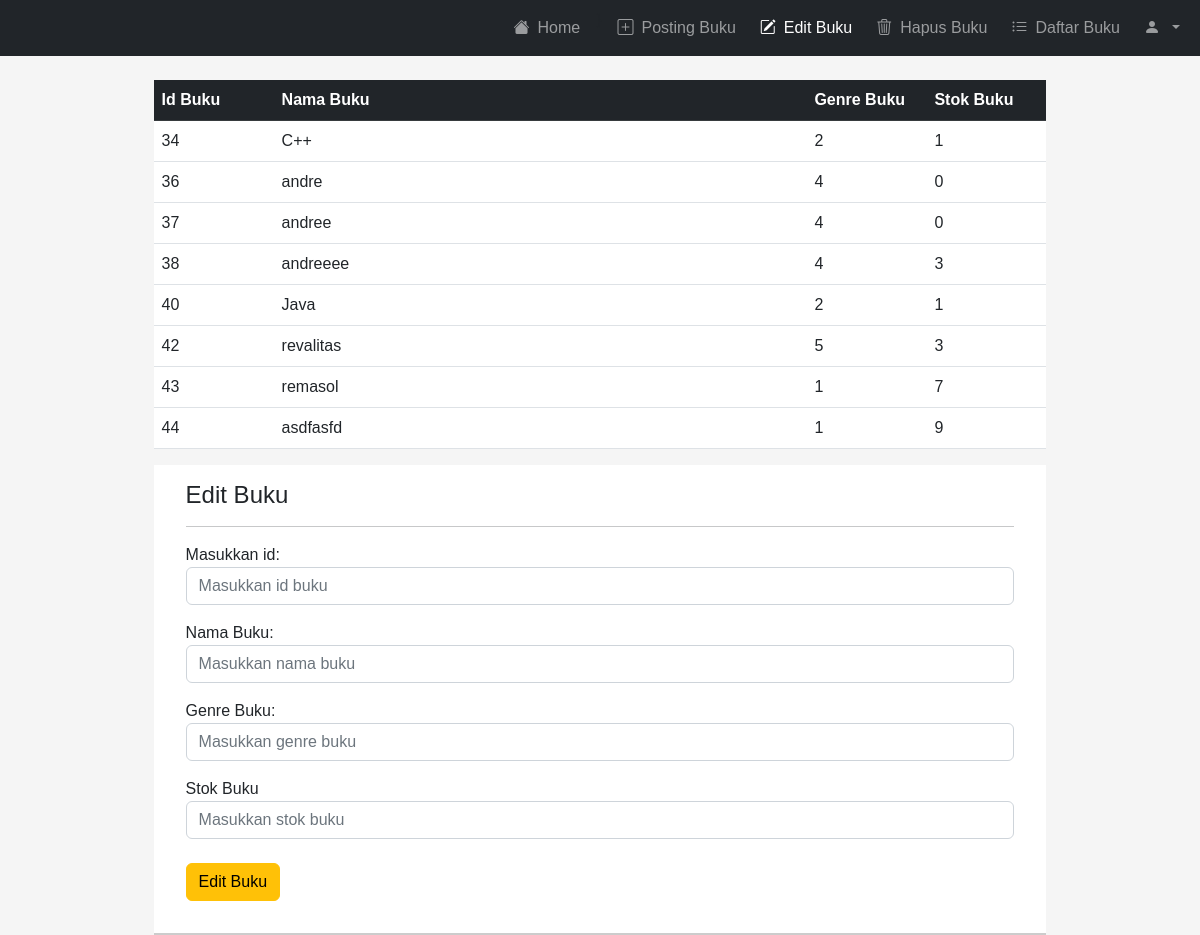
/editbuku.php (signed in), run on the app's committed database.
### tables this page shows
CREATE TABLE `buku` (
  `id_buku` int(7) NOT NULL,
  `nama_buku` varchar(255) NOT NULL,
  `genre_buku` int(7) NOT NULL,
  `stok_buku` int(7) NOT NULL DEFAULT 0
);

### editbuku.php (the view, shortened to what this page needs)
<!DOCTYPE html>
<html>
<head>
	<link rel="stylesheet" type="text/css" href="style.css">
	<link rel="stylesheet" href="	https://cdn.jsdelivr.net/npm/bootstrap@5.2.0-beta1/dist/css/bootstrap.min.css">
	<link rel="stylesheet" href="https://cdn.jsdelivr.net/npm/bootstrap-icons@1.8.3/font/bootstrap-icons.css">
</head>
<body>
<nav class="navbar navbar-expand-lg navbar-dark bg-dark">
  <div class="container-fluid">
      <ul class="navbar-nav ms-md-auto gap-2">
        <li class="nav-item rounded">
          <a class="nav-link" aria-current="page" href="beranda.php"><i class="bi bi-house-fill me-2"></i>Home</a>
        </li>
				<?php
					$level = $_SESSION['level'] ==  'admin';
					if($level){
					  ?>
					<li class="nav-item rounded">
        	  <a class="nav-link" href="postingbuku.php"><i class="bi bi-plus-square me-2"></i>Posting Buku</a>
        	</li>
        	<li class="nav-item rounded">
        	  <a class="nav-link active" href="editbuku.php"><i class="bi bi-pencil-square me-2"></i>Edit Buku</a>
        	</li>
					<li class="nav-item rounded">
        	  <a class="nav-link" href="hapusbuku.php"><i class="bi bi-trash3 me-2"></i>Hapus Buku</a>
        	</li>
				<?php
					}
				?>
				<li class="nav-item rounded">
          <a class="nav-link" href="daftarbuku.php"><i class="bi bi-list-ul me-2"></i>Daftar Buku</a>
        </li>
        <li class="nav-item dropdown rounded">
          <a class="nav-link dropdown-toggle" href="#" id="navbarDropdown" role="button" data-bs-toggle="dropdown" aria-expanded="false"><i class="bi bi-person-fill me-2"></i></a>
        </li>
      </ul>
    </div>
</nav>
<div class="container">
		<form action="put_buku.php" method="GET">
		<?php
		include "koneksi.php";
		  $sql=mysqli_query($conn, "SELECT * FROM buku");
		  echo '
		  <table class="table table-buku mt-4 align-middle">
		  <thead class="table-dark">
		  	<tr>
		  		<th>Id Buku</th>
		  		<th>Nama Buku</th>
		  		<th>Genre Buku</th>
		  		<th>Stok Buku</th>
		  	</tr>
		  </thead>
		  <tbody>';
		  while ($row = mysqli_fetch_array($sql))
			{
				echo '<tr>
						<td>'.$row['id_buku'].'</td>
						<td>'.$row['nama_buku'].'</td>
						<td>'.$row['genre_buku'].'</td>
						<td>'.$row['stok_buku'].'</td>
				</tr>';
			}
			echo '</tbody>
		  </table>
		  '
		 ?>
		 <div class="div-center2">
      <h4>Edit Buku</h4>
      <hr />
        <div class="form-group">
					<label for="id_buku">Masukkan id:</label>
					<input type="text" class="form-control mb-3" name="id_buku" placeholder="Masukkan id buku">
				</div>
				<div class="form-group">
          <label for="nama_buku">Nama Buku:</label>
          <input type="text" class="form-control mb-3" name="nama_buku" placeholder="Masukkan nama buku">
        </div>
				<div class="form-group">
					<label for="nama_buku">Genre Buku:</label>
          <input type="text" class="form-control mb-3" name="genre_buku" placeholder="Masukkan genre buku">
        </div>
        <div class="form-group">
          <label for="stok_buku">Stok Buku</label>
          <input type="number" class="form-control mb-4" name="stok_buku" placeholder="Masukkan stok buku">
        </div>
				<button type="submit" class="btn btn-warning mb-3" name="submit" onclick="return confirm('Apa anda yakin ingin mengedit?');">Edit Buku</button>
			</form>
		</div>
</body>
</html>

### style.css (style rules this page uses)
* { margin: 0; padding: 0; font-family: sans-serif; }
body { background-color: rgb(245, 245, 245)!important; }
.table-buku { width: 80%!important; background-color: #fff; margin : 0 auto; }
.div-center2 { width: 80%; background-color: #fff; position: relative; left: 0; right: 0; top: 0; bottom: 0; margin: auto; max-width: 100%; max-height: 100%; overflow: auto; padding: 1em 2em; border-bottom: 2px solid #ccc; display: table; }
body > div > form > table > thead > tr > th:nth-child(1), body > div > form > table > thead > tr > th:nth-child(3), body > div > form > table > thead > tr > th:nth-child(4) { width: 120px; }

### data on the page
buku: id_buku "34", nama_buku "C++", genre_buku "2", stok_buku "1"
buku: id_buku "36", nama_buku "andre", genre_buku "4", stok_buku "0"
buku: id_buku "37", nama_buku "andree", genre_buku "4", stok_buku "0"
buku: id_buku "38", nama_buku "andreeee", genre_buku "4", stok_buku "3"
buku: id_buku "40", nama_buku "Java", genre_buku "2", stok_buku "1"
buku: id_buku "42", nama_buku "revalitas", genre_buku "5", stok_buku "3"
buku: id_buku "43", nama_buku "remasol", genre_buku "1", stok_buku "7"
buku: id_buku "44", nama_buku "asdfasfd", genre_buku "1", stok_buku "9"
